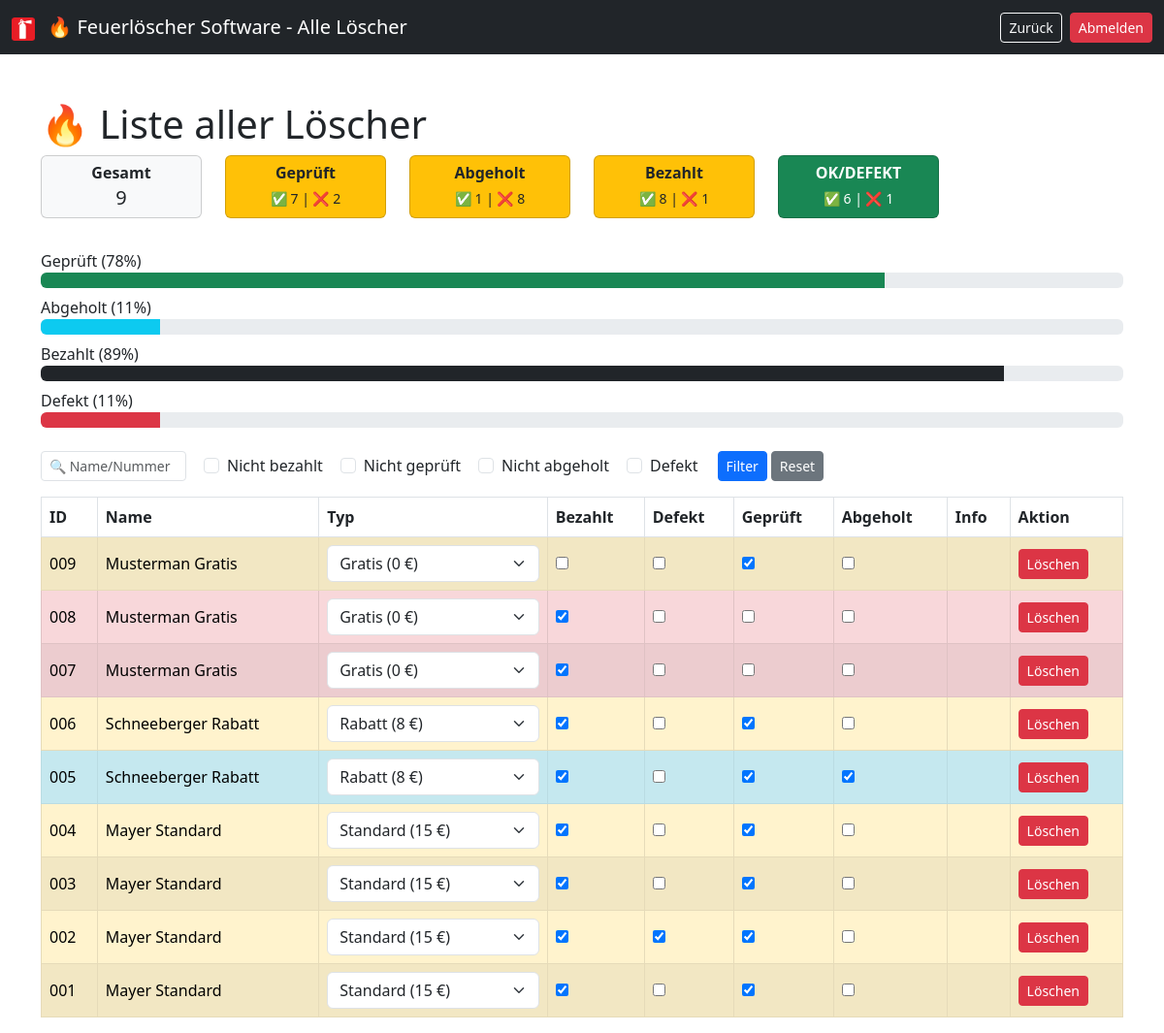
/liste.php (signed in), run on the app's committed database.
### tables this page shows
CREATE TABLE loescher (
    id INTEGER PRIMARY KEY AUTOINCREMENT,
    nummer TEXT UNIQUE,
    name TEXT,
    zeitstempel TEXT,
    typ TEXT,
    preis REAL,
    loeschertyp TEXT,
    menge REAL,
    einheit TEXT,
    etikett_gedruckt INTEGER,
    abholschein_gedruckt INTEGER,
    bezahlt INTEGER,
    geprueft INTEGER,
    abgeholt INTEGER,
    defekt INTEGER,
    info TEXT,
    active INTEGER
);

### liste.php (the view, shortened to what this page needs)
<?php
$db = getDB();
function percent($teil, $gesamt) {
    return $gesamt > 0 ? round(($teil / $gesamt) * 100) : 0;
}
$stats = [];
$stats['gesamt'] = $db->querySingle("SELECT COUNT(*) FROM loescher");
$stats['geprueft'] = $db->querySingle("SELECT COUNT(*) FROM loescher WHERE geprueft = 1");
$stats['nicht_geprueft'] = $db->querySingle("SELECT COUNT(*) FROM loescher WHERE geprueft = 0");
$stats['abgeholt'] = $db->querySingle("SELECT COUNT(*) FROM loescher WHERE abgeholt = 1");
$stats['nicht_abgeholt'] = $db->querySingle("SELECT COUNT(*) FROM loescher WHERE abgeholt = 0");
$stats['bezahlt'] = $db->querySingle("SELECT COUNT(*) FROM loescher WHERE bezahlt = 1");
$stats['nicht_bezahlt'] = $db->querySingle("SELECT COUNT(*) FROM loescher WHERE bezahlt = 0");
$stats['ok'] = $db->querySingle("SELECT COUNT(*) FROM loescher WHERE geprueft = 1 AND defekt = 0");
$stats['defekt'] = $db->querySingle("SELECT COUNT(*) FROM loescher WHERE defekt = 1");
$stats['p_defekt'] = percent($stats['defekt'], $stats['gesamt']);
$stats['p_geprueft'] = percent($stats['geprueft'], $stats['gesamt']);
$stats['p_abgeholt'] = percent($stats['abgeholt'], $stats['gesamt']);
$stats['p_bezahlt'] = percent($stats['gesamt'] - $stats['nicht_bezahlt'], $stats['gesamt']);
$where = [];
$whereSQL = count($where) ? "WHERE " . implode(" AND ", $where) : "";
$result = $db->query("SELECT * FROM loescher $whereSQL ORDER BY id DESC");
?>
<!DOCTYPE html>
<html>
<head>
<link href="https://cdn.jsdelivr.net/npm/bootstrap@5.3.0/dist/css/bootstrap.min.css" rel="stylesheet">
</head>
<body>
<nav class="navbar navbar-expand-lg navbar-dark bg-dark">
    <div class="container-fluid">
        <span class="navbar-brand">
            <img src="./images/Feuerlöscher.ico" alt="Feuerlöscher" width="24" height="24" class="me-2">
            &#128293; Feuerlöscher Software - Alle Löscher
        </span>
        <div class="d-flex gap-2">
            <a href="index.php" class="btn btn-outline-light btn-sm">
                Zurück
            </a>
            <a href="?logout=1" class="btn btn-danger btn-sm">
                Abmelden
            </a>
        </div>
    </div>
</nav>
<div class="container mt-5">
<h1>&#128293; Liste aller Löscher</h1>
<div class="row mb-4">
    <div class="col-6 col-md-2">
        <div class="card text-center bg-light mb-2">
            <div class="card-body p-2">
                <h6 class="mb-1"><strong>Gesamt</strong></h6>
                <h5 class="mb-0"><?= $stats['gesamt'] ?></h5>
            </div>
        </div>
    </div>
    <div class="col-6 col-md-2">
        <div class="card text-center bg-warning mb-2">
            <div class="card-body p-2">
                <h6 class="mb-1"><strong>Geprüft</strong></h6>
                <small>✅ <?= $stats['geprueft'] ?> | ❌ <?= $stats['nicht_geprueft'] ?></small>
            </div>
        </div>
    </div>
    <div class="col-6 col-md-2">
        <div class="card text-center bg-warning mb-2">
            <div class="card-body p-2">
                <h6 class="mb-1"><strong>Abgeholt</strong></h6>
                <small>✅ <?= $stats['abgeholt'] ?> | ❌ <?= $stats['nicht_abgeholt'] ?></small>
            </div>
        </div>
    </div>
    <div class="col-6 col-md-2">
        <div class="card text-center bg-warning mb-2">
            <div class="card-body p-2">
                <h6 class="mb-1"><strong>Bezahlt</strong></h6>
                <small>✅ <?= $stats['bezahlt'] ?> | ❌ <?= $stats['nicht_bezahlt'] ?></small>
            </div>
        </div>
    </div>
    <div class="col-6 col-md-2">
        <div class="card text-center bg-success text-white mb-2">
            <div class="card-body p-2">
                <h6 class="mb-1"><strong>OK/DEFEKT</strong></h6>
                <small>✅ <?= $stats['ok'] ?> | ❌ <?= $stats['defekt'] ?></small>
            </div>
        </div>
    </div>
</div>
<div class="mb-4">
    <label>Geprüft (<?= $stats['p_geprueft'] ?>%)</label>
    <div class="progress mb-2"><div class="progress-bar bg-success" style="width: <?= $stats['p_geprueft'] ?>%"></div></div>
    <label>Abgeholt (<?= $stats['p_abgeholt'] ?>%)</label>
    <div class="progress mb-2"><div class="progress-bar bg-info" style="width: <?= $stats['p_abgeholt'] ?>%"></div></div>
    <label>Bezahlt (<?= $stats['p_bezahlt'] ?>%)</label>
    <div class="progress mb-2"><div class="progress-bar bg-dark" style="width: <?= $stats['p_bezahlt'] ?>%"></div></div>
    <label>Defekt (<?= $stats['p_defekt'] ?>%)</label>
    <div class="progress mb-2"><div class="progress-bar bg-danger" style="width: <?= $stats['p_defekt'] ?>%"></div></div>
</div>
<form method="get" class="row g-1 mb-3 align-items-center">
    <div class="col-auto">
        <input type="text" name="suche" class="form-control form-control-sm me-3" style="width:150px;"
               placeholder="&#128269; Name/Nummer" value="<?= htmlspecialchars($_GET['suche'] ?? '') ?>">
    </div>
    <div class="col-auto form-check form-check-inline">
        <input type="checkbox" name="nicht_bezahlt" class="form-check-input" id="chkBezahlt" <?= isset($_GET['nicht_bezahlt'])?'checked':'' ?>>
        <label class="form-check-label" for="chkBezahlt">Nicht bezahlt</label>
    </div>
    <div class="col-auto form-check form-check-inline">
        <input type="checkbox" name="nicht_geprueft" class="form-check-input" id="chkGeprueft" <?= isset($_GET['nicht_geprueft'])?'checked':'' ?>>
        <label class="form-check-label" for="chkGeprueft">Nicht geprüft</label>
    </div>
    <div class="col-auto form-check form-check-inline">
        <input type="checkbox" name="nicht_abgeholt" class="form-check-input" id="chkAbgeholt" <?= isset($_GET['nicht_abgeholt'])?'checked':'' ?>>
        <label class="form-check-label" for="chkAbgeholt">Nicht abgeholt</label>
    </div>
    <div class="col-auto form-check form-check-inline">
        <input type="checkbox" name="defekt" class="form-check-input" id="chkDefekt" <?= isset($_GET['defekt'])?'checked':'' ?>>
        <label class="form-check-label" for="chkDefekt">Defekt</label>
    </div>
    <div class="col-auto">
        <button class="btn btn-primary btn-sm">Filter</button>
    </div>
    <div class="col-auto">
        <a href="liste.php" class="btn btn-secondary btn-sm">Reset</a>
    </div>
</form>
<table class="table table-bordered table-striped align-middle">
<thead>
<tr>
<th>ID</th><th>Name</th><th>Typ</th><th>Bezahlt</th><th>Defekt</th><th>Geprüft</th><th>Abgeholt</th><th>Info</th><th>Aktion</th>
</tr>
</thead>
<tbody>
<?php while ($row = $result->fetchArray()):
    $rowClass = !$row['geprueft'] ? "table-danger" : ($row['geprueft'] && !$row['abgeholt'] ? "table-warning" : ($row['abgeholt'] ? "table-info" : "table-success"));
?>
<tr data-id="<?= $row['id'] ?>" class="<?= $rowClass ?> <?= !$row['active']?'row-inactive':'' ?>">
<td><?= htmlspecialchars($row['nummer']) ?></td>
<td><?= htmlspecialchars($row['name']) ?></td>
<td>
<select class="form-select typ-select">
    <option value="Standard" <?= $row['typ']=="Standard"?"selected":"" ?>>Standard (<?= PREIS_STANDARD ?> €)</option>
    <option value="Rabatt" <?= $row['typ']=="Rabatt"?"selected":"" ?>>Rabatt (<?= PREIS_RABATT ?> €)</option>
    <option value="Gratis" <?= $row['typ']=="Gratis"?"selected":"" ?>>Gratis (<?= PREIS_GRATIS ?> €)</option>
</select>
</td>
<td><input type="checkbox" class="cb-bezahlt" <?= $row['bezahlt']?'checked':'' ?>></td>
<td><input type="checkbox" class="cb-defekt" <?= $row['defekt']?'checked':'' ?>></td>
<td><input type="checkbox" class="cb-geprueft" <?= $row['geprueft']?'checked':'' ?>></td>
<td><input type="checkbox" class="cb-abgeholt" <?= $row['abgeholt']?'checked':'' ?>></td>
<td><?= nl2br(htmlspecialchars($row['info'])) ?></td>
<td>
<?php if ($row['active']): ?>
<button class="btn btn-sm btn-danger btn-delete">Löschen</button>
<?php else: ?>
<span class="text-muted">Gelöscht</span>
<?php endif; ?>
</td>
</tr>
<?php endwhile; ?>
</tbody>
</table>
</div>
</body>
</html>

### liste.php (style rules this page uses)
.table-danger { background-color: #f8d7da !important; }
.table-warning { background-color: #fff3cd !important; }
.table-info { background-color: #d1ecf1 !important; }

### data on the page
loescher: nummer "009", name "Musterman Gratis", typ "Gratis (0 €)", geprueft "☑", active "Löschen"
loescher: nummer "008", name "Musterman Gratis", typ "Gratis (0 €)", bezahlt "☑", active "Löschen"
loescher: nummer "007", name "Musterman Gratis", typ "Gratis (0 €)", bezahlt "☑", active "Löschen"
loescher: nummer "006", name "Schneeberger Rabatt", typ "Rabatt (8 €)", bezahlt "☑", geprueft "☑", active "Löschen"
loescher: nummer "005", name "Schneeberger Rabatt", typ "Rabatt (8 €)", bezahlt "☑", geprueft "☑", abgeholt "☑", active "Löschen"
loescher: nummer "004", name "Mayer Standard", typ "Standard (15 €)", bezahlt "☑", geprueft "☑", active "Löschen"
loescher: nummer "003", name "Mayer Standard", typ "Standard (15 €)", bezahlt "☑", geprueft "☑", active "Löschen"
loescher: nummer "002", name "Mayer Standard", typ "Standard (15 €)", bezahlt "☑", defekt "☑", geprueft "☑", active "Löschen"
loescher: nummer "001", name "Mayer Standard", typ "Standard (15 €)", bezahlt "☑", geprueft "☑", active "Löschen"

### other printed values
$stats['gesamt'] "9"
$stats['geprueft'] "7"
$stats['nicht_geprueft'] "2"
$stats['abgeholt'] "1"
$stats['nicht_abgeholt'] "8"
$stats['bezahlt'] "8"
$stats['nicht_bezahlt'] "1"
$stats['ok'] "6"
$stats['defekt'] "1"
$stats['p_geprueft'] "78"
$stats['p_abgeholt'] "11"
$stats['p_bezahlt'] "89"
$stats['p_defekt'] "11"
